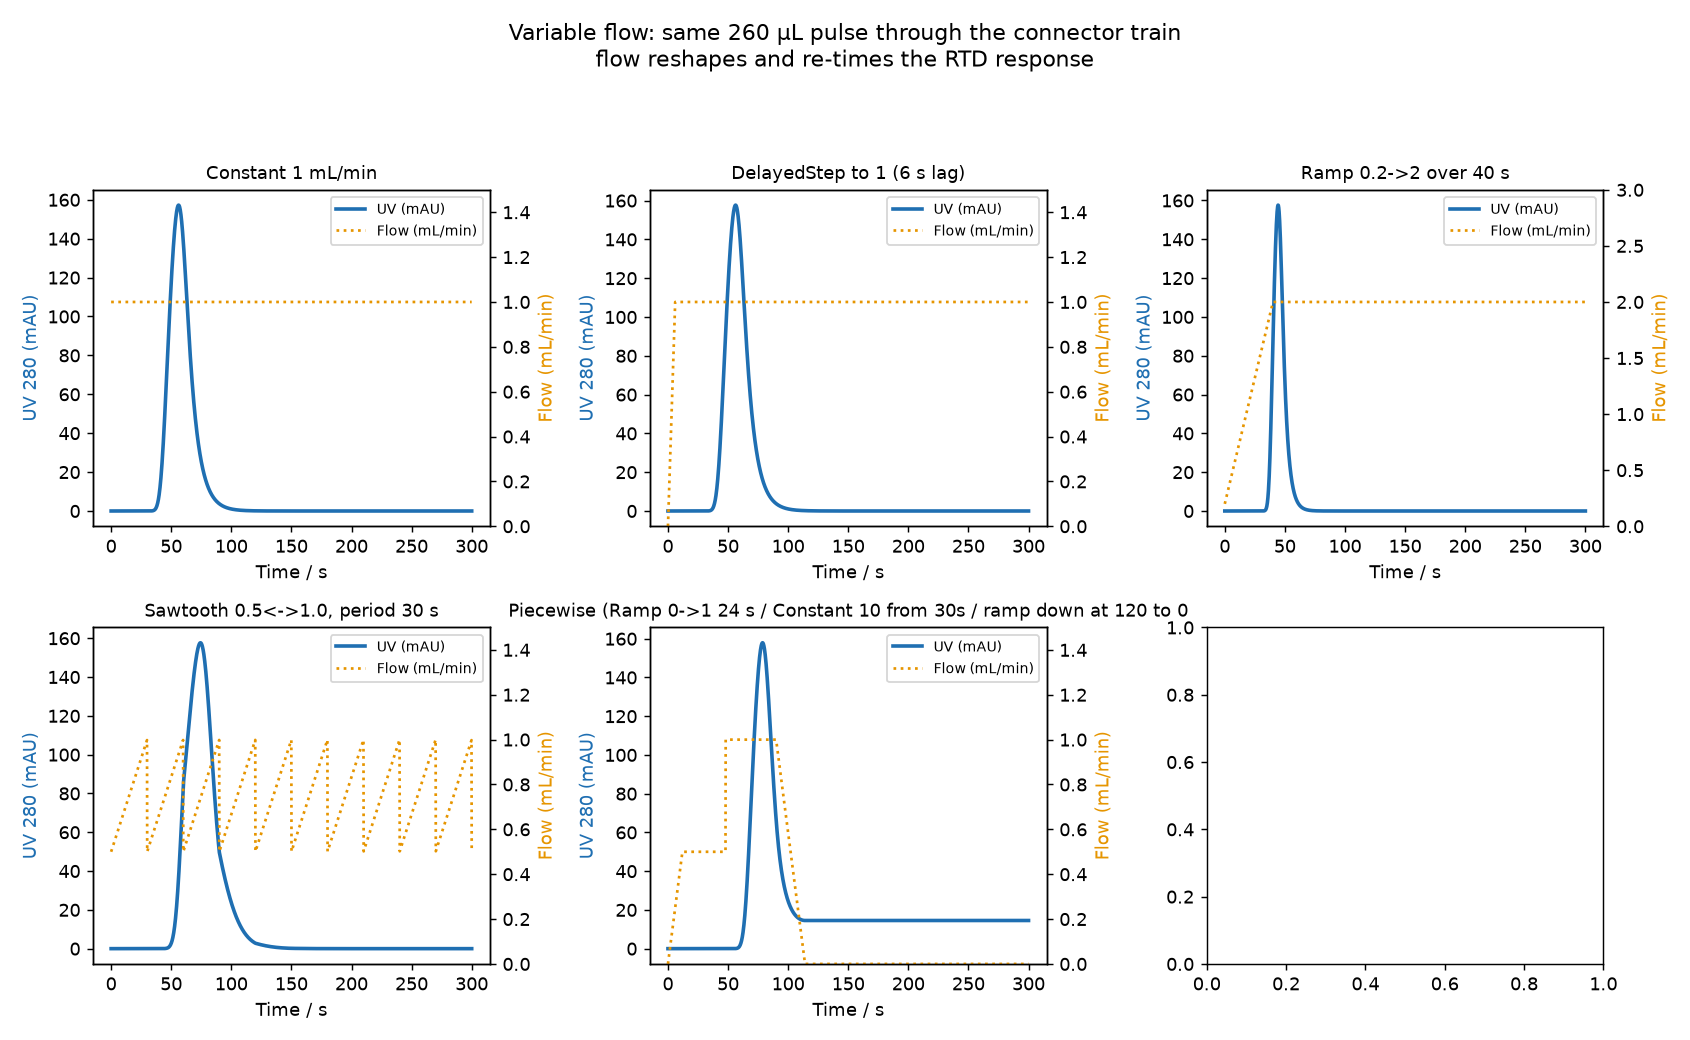

Generate this figure with Python:
#!/usr/bin/env python3
"""
Demonstration of variable flow-rate profiles.

Runs the SAME 260 µL pulse through the SAME connector train under four flow
profiles, showing how a time-varying flow reshapes the RTD response.  Outputs
demo_flow_profiles.png.

    python3 demo_flow_profiles.py
"""

from __future__ import annotations

import os
import numpy as np
import matplotlib
matplotlib.use("Agg")
import matplotlib.pyplot as plt

from rtd import (build_train, run_train, beer_uv, kohlrausch_cond,
                 Constant, Ramp, DelayedStep, Sawtooth, Piecewise, as_flow_fn)
from rtd.injection import pulse_inlet

HERE = os.path.dirname(os.path.abspath(__file__))

PROFILES = [
    ("Constant 1 mL/min",            Constant(1.0)),
    ("DelayedStep to 1 (6 s lag)",   DelayedStep(1.0, lag=6.0)),
    ("Ramp 0.2->2 over 40 s",        Ramp(2.0, t_start=0, t_ramp=40, v_start=0.2)),
    ("Sawtooth 0.5<->1.0, period 30 s",  Sawtooth(0.50, 1.0, period=30.0)),
    ("Piecewise (Ramp 0->1 24 s / Constant 10 from 30s / ramp down at 120 to 0",  Piecewise([
        (0.0,   Ramp(0.5, t_ramp=12.0)),   # ramp up
      ##  (12.0,   Ramp(1.0, t_ramp=36.0)),   # ramp up
        (48.0, Constant(1.0)),           # steady
        (90.0, Ramp(0.0, t_start=90.0, t_ramp=24.0, v_start=1.0)),  # ramp down
    ])),
]


def run(profile):
    seq, names, uv_i, cond_i = build_train("connector")
    t = np.linspace(0, 300, 2000)
    c_in = pulse_inlet(t, 260.0, profile, c_tracer=0.5, t_start=5.0)
    signals, _ = run_train(seq, t, c_in, profile, read_indices=[uv_i, cond_i])
    uv = beer_uv(signals[uv_i])
    flow = np.atleast_1d(as_flow_fn(profile)(t)) * np.ones_like(t)
    return t, uv, flow


def main():
    fig, axes = plt.subplots(2, 3, figsize=(13, 8))
    for ax, (label, prof) in zip(axes.ravel(), PROFILES):
        t, uv, flow = run(prof)
        ln1, = ax.plot(t, uv, color="#1f6fb2", lw=2, label="UV (mAU)")
        ax2 = ax.twinx()
        ln2, = ax2.plot(t, flow, color="#e69500", lw=1.5, ls=":", label="Flow (mL/min)")
        ax2.set_ylim(0, max(flow) * 1.5)
        ax.set_title(label, fontsize=10)
        ax.set_xlabel("Time / s"); ax.set_ylabel("UV 280 (mAU)", color="#1f6fb2")
        ax2.set_ylabel("Flow (mL/min)", color="#e69500")
        ax.legend([ln1, ln2], [l.get_label() for l in (ln1, ln2)], loc="upper right",
                  fontsize=8)
    fig.suptitle("Variable flow: same 260 µL pulse through the connector train\n"
                 "flow reshapes and re-times the RTD response", fontsize=12)
    fig.tight_layout(rect=[0, 0, 1, 0.93])
    out = os.path.join(HERE, "demo_flow_profiles.png")
    fig.savefig(out, dpi=130)
    print("wrote", out)


if __name__ == "__main__":
    main()
